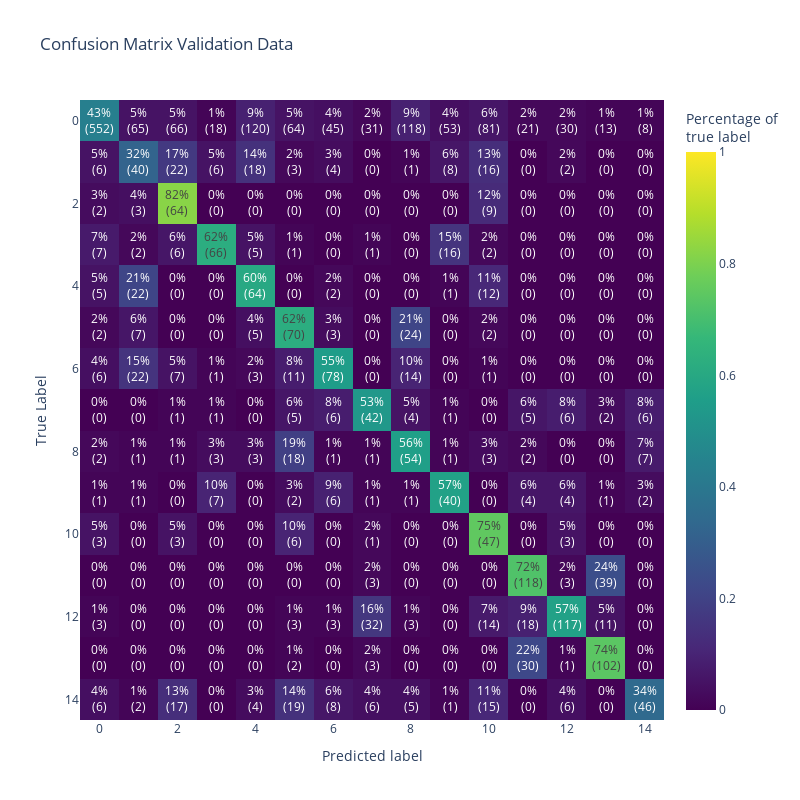
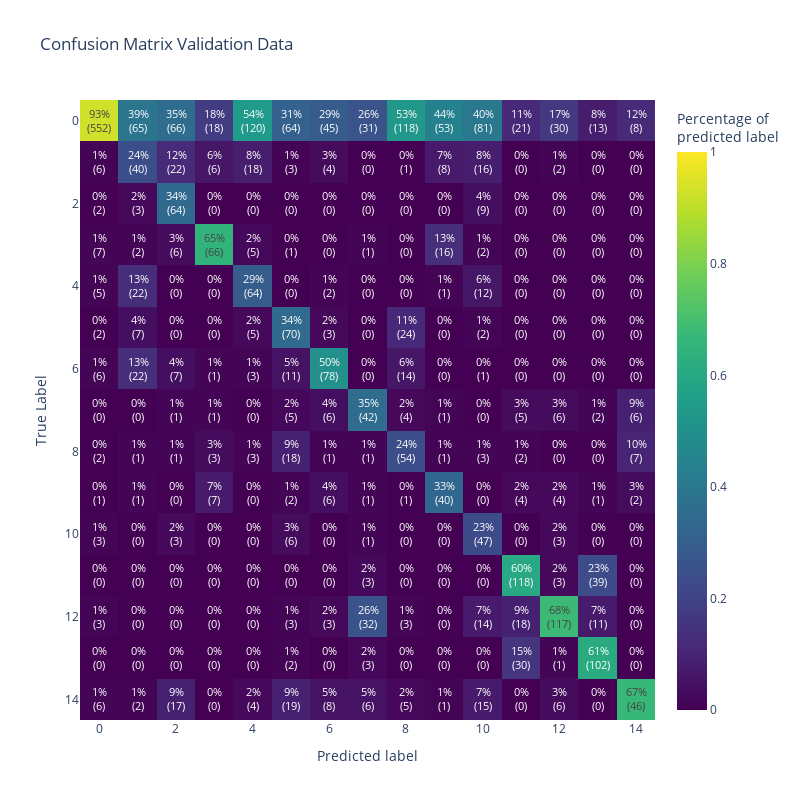

These figures' notebook cell, in order:
### Code cell
y_scores_valid = like7.model.predict(foldsprocessors[1].window_sets_processed['valid']['X'])
Y_hat_valid = np.argmax(y_scores_valid, axis=1)

plot_CM(foldsprocessors[1].window_sets_processed['valid']['Y'], Y_hat_valid, 'Confusion Matrix Validation Data', percentagereference='recall')
plot_CM(foldsprocessors[1].window_sets_processed['valid']['Y'], Y_hat_valid, 'Confusion Matrix Validation Data', percentagereference='precision')

### Figure 1 — Plotly figure (JSON) as saved in the notebook; plotly's stock layout.template omitted (floating-point values rounded to 4 significant figures; data arrays with more than 128 entries replaced by an {"elided": "..."} marker saying what was removed)
{"data": [{"colorbar": {"title": {"text": "Percentage of<br>true label"}}, "colorscale": [[0, "#440154"], [0.1111, "#482878"], [0.2222, "#3e4989"], [0.3333, "#31688e"], [0.4444, "#26828e"], [0.5556, "#1f9e89"], [0.6667, "#35b779"], [0.7778, "#6ece58"], [0.8889, "#b5de2b"], [1, "#fde725"]], "text": {"elided": "15x15 int values"}, "texttemplate": "%{z:.0%}<br>(%{text:d})", "type": "heatmap", "x": [0, 1, 2, 3, 4, 5, 6, 7, 8, 9, 10, 11, 12, 13, 14], "y": [0, 1, 2, 3, 4, 5, 6, 7, 8, 9, 10, 11, 12, 13, 14], "z": {"elided": "15x15 float values"}, "zmax": 1, "zmin": 0}], "layout": {"autosize": false, "height": 800, "title": {"text": "Confusion Matrix Validation Data"}, "width": 800, "xaxis": {"title": {"text": "Predicted label"}}, "yaxis": {"autorange": "reversed", "title": {"text": "True Label"}}}}

### Figure 2 — Plotly figure (JSON) as saved in the notebook; plotly's stock layout.template omitted (floating-point values rounded to 4 significant figures; data arrays with more than 128 entries replaced by an {"elided": "..."} marker saying what was removed)
{"data": [{"colorbar": {"title": {"text": "Percentage of<br>predicted label"}}, "colorscale": [[0, "#440154"], [0.1111, "#482878"], [0.2222, "#3e4989"], [0.3333, "#31688e"], [0.4444, "#26828e"], [0.5556, "#1f9e89"], [0.6667, "#35b779"], [0.7778, "#6ece58"], [0.8889, "#b5de2b"], [1, "#fde725"]], "text": {"elided": "15x15 int values"}, "texttemplate": "%{z:.0%}<br>(%{text:d})", "type": "heatmap", "x": [0, 1, 2, 3, 4, 5, 6, 7, 8, 9, 10, 11, 12, 13, 14], "y": [0, 1, 2, 3, 4, 5, 6, 7, 8, 9, 10, 11, 12, 13, 14], "z": {"elided": "15x15 float values"}, "zmax": 1, "zmin": 0}], "layout": {"autosize": false, "height": 800, "title": {"text": "Confusion Matrix Validation Data"}, "width": 800, "xaxis": {"title": {"text": "Predicted label"}}, "yaxis": {"autorange": "reversed", "title": {"text": "True Label"}}}}
